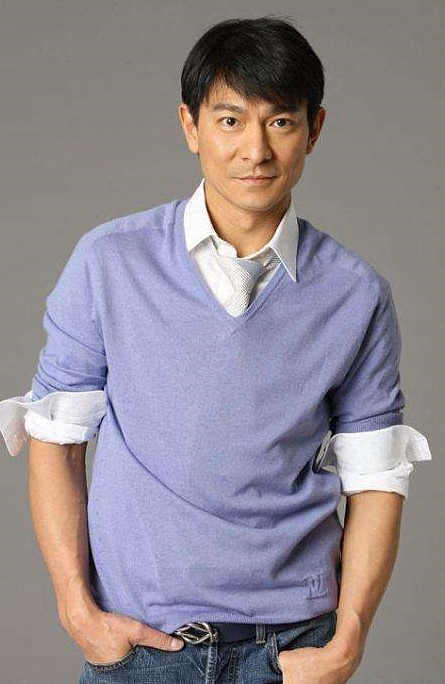
%> input picture lab7/20-刘德华.jpg, 445 x 684 px
$ octave lab7_a2.m   (GNU Octave 9; MATLAB toolbox functions it lacks are replaced by stand-ins)
%> lines starting %> are read from the running program, lines starting %| are printed output that depends on the picture; in (x1, y1, x2, y2) boxes, pixels count from 0 and x2, y2 are one past the last pixel; in counts of white or black regions, pixels touching at a corner belong together; the program's own positions count from 1
%读取实验数据包里面“20-刘德华.jpg”，从RGB通道中选择一个合适的通道，
%利用阈值分割法（阈值不能手动设定）对图像进行分割，要求分割结果基本能区分人物和背景，显示分割结果。

imag=imread('20-刘德华.jpg');
%> imag is the input picture: size 684x445x3 uint8; mean R, G, B 144.5, 137.1, 144.5
figure;imshow(imag);title('原图');
R=imag(:,:,1);
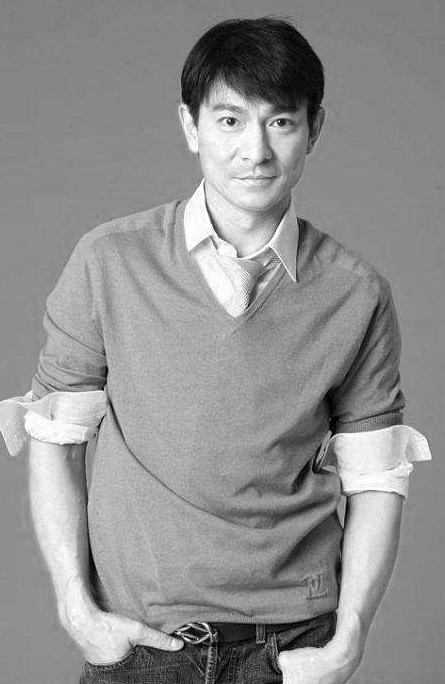
%> R: size 684x445 uint8; min 0, max 255, mean 144.5
figure;imshow(R);title('R通道');
R=im2double(R);
%> R: size 684x445 double
level1=graythresh(R);%全局阈值
%> level1 = 0.62
level2=R(1,1)*4/5;%背景的阈值
%> level2 = 0.408
R_2=double((R>level1)|(R<level2));
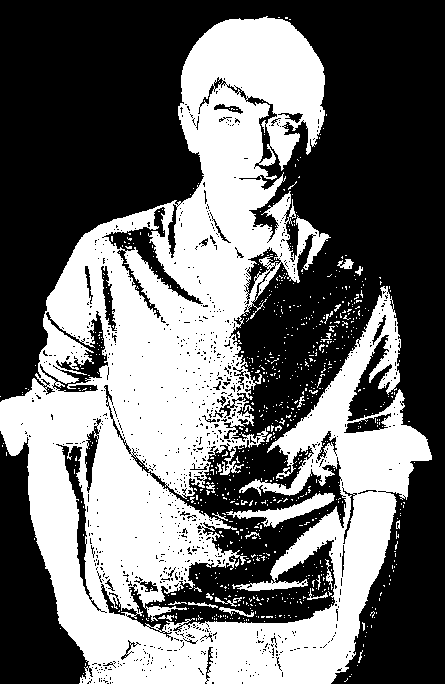
%> R_2: size 684x445 double; values 0 (black) and 1 (white), 42.8% white; 792 white regions (764 under 20 px), largest, box (x1, y1, x2, y2) and area: (0, 16, 432, 684) 125801, (226, 493, 335, 528) 1113, (219, 607, 254, 617) 113
figure;imshow(R_2,[]);title('分割后的图像');

$ run again, with lab7/21-刘德华.jpg copied over lab7/20-刘德华.jpg
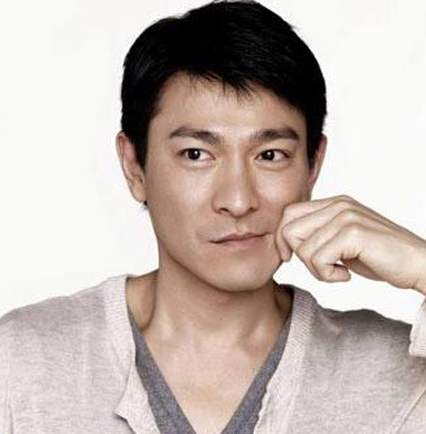
%> input picture lab7/21-刘德华.jpg, 426 x 434 px
%> imag is the input picture: size 434x426x3 uint8; mean R, G, B 195.5, 182.3, 176.9
%> `R=imag(:,:,1);`:
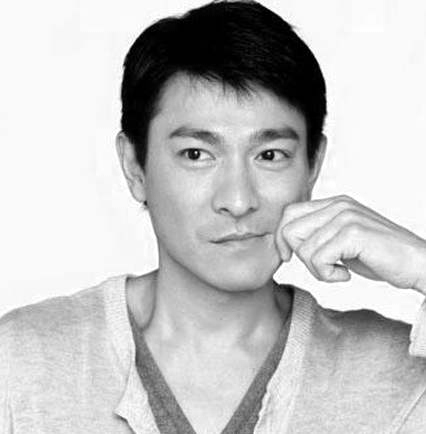
%> R: size 434x426 uint8; min 0, max 255, mean 195.5
%> level1 = 0.545
%> level2 = 0.784
%> R_2: size 434x426 double; every value is 1
